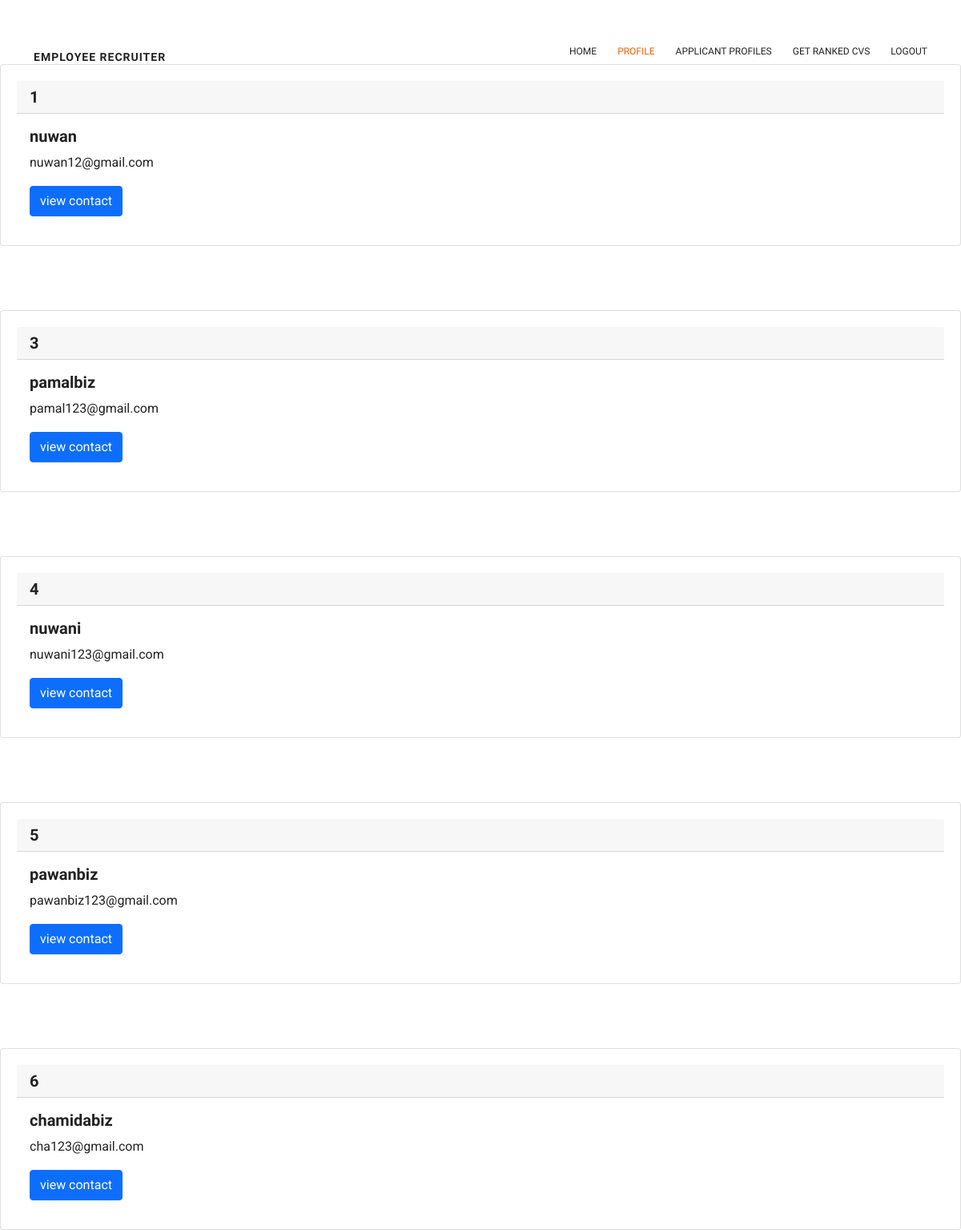
Page /profilecom on the committed database.
### app.py (models this page shows)
class Company(UserMixin, db.Model):
    id = db.Column(db.Integer, primary_key=True)
    companyname = db.Column(db.String(50),unique=True)
    companyemail = db.Column(db.String(50),unique=True)
    password = db.Column(db.String(80))

### app.py (the view)
@app.route('/profilecom', methods=['GET', 'POST'])
def profilecom():
    cusers = Company.query.all()
    return render_template('cprofile.html',cusers=cusers)

### templates/cprofile.html (shortened to what this page needs)
{% extends "base.html"%}
{%block content%}
<header class="header-content">
  <nav class="navbar navbar-expand-lg navbar-light">
     <div class="container">
      <a class="navbar-brand logo" href="#">Employee recruiter</a>
        <div class="collapse navbar-collapse" id="navbarCollapse">
           <ul class="navbar-nav main">
              <li class="nav-item">
                 <a href="{{ url_for('index') }}" class="nav-link">Home</a>
              </li>
              <li class="nav-item">
               <a href="{{ url_for('Myprofile') }}" class="nav-link active">profile</a>
            </li>
          <li class="nav-item">
           <a href="{{ url_for('profiles') }}" class="nav-link"> Applicant Profiles</a>
        </li>
        <li class="nav-item">
          <a href="{{ url_for('cv') }}" class="nav-link ">GET Ranked Cvs</a>
       </li>
       <li class="nav-item">
        <a href="{{ url_for('logout') }}" class="nav-link">Logout</a>
     </li>
       </ul>
        </div>
     </div>
  </nav>
</header>
{% for cuser in cusers%}
<div class="card" style="margin-top:80px; padding:20px;">
  <h5 class="card-header">{{cuser.id}}</h5>
  <div class="card-body">
    <h5 class="card-title">{{cuser.companyname}}</h5>
    <p class="card-text">{{cuser.companyemail}}</p>
    <a href="#" class="btn btn-primary"> view contact</a>
  </div>
</div>
{%endfor%}
{% endblock %}

### static/css/style.css (style rules this page uses)
* { -webkit-box-sizing: border-box; -moz-box-sizing: border-box; -ms-box-sizing: border-box; -o-box-sizing: border-box; box-sizing: border-box; }
html { width: 100%; height: 100%; overflow: scroll; }
.navbar-nav { margin-left: auto; }
body { font-size: 16px; font-weight: normal !important; font-family: "Roboto", sans-serif; line-height: 26px; color: #222; }
a { border: none; text-decoration: none; -webkit-transition: all 300ms ease-in-out; -moz-transition: all 300ms ease-in-out; -ms-transition: all 300ms ease-in-out; -o-transition: all 300ms ease-in-out; transition: all 300ms ease-in-out; }
h1, h2, h3, h4, h5, h6 { color: #222; font-weight: bold; font-family: "Raleway", sans-serif; }
ul, li { list-style: none; margin: 0px; padding: 0px; }
header.header-content { position: absolute; width: 100%; padding-top: 30px; padding-bottom: 20px; top: 0; z-index: 999; }
nav .navbar-brand.logo { color: #fff; text-transform: uppercase; letter-spacing: 1px; font-size: 14px; padding-top: 20px; font-weight: 600; font-family: "Raleway", sans-serif; }
nav.navbar .nav-item { padding: 0 13px 0 13px; font-family: "Raleway", sans-serif; color: #fff; }
nav.navbar ul.navbar-nav li.nav-item a.nav-link { font-size: 12px; font-weight: 500; color: #fff; padding: 0; position: relative; text-transform: uppercase; }
nav.navbar ul.navbar-nav li.nav-item a.active { color: #ef6108; }
nav.navbar .nav-item:first-child { padding-left: 0; }
nav.navbar .nav-item:last-child { padding-right: 0; }

### templates/cprofile.html (style rules this page uses)
nav .navbar-brand.logo { color: #222; }
nav.navbar ul.navbar-nav li.nav-item a.active { color: #ef6108 !important; }
nav.navbar .nav-item { padding: 0 13px 0 13px; font-family: "Raleway", sans-serif; color: #222; }
nav.navbar ul.navbar-nav li.nav-item a.nav-link { font-size: 12px; font-weight: 500; color: #222; padding: 0; position: relative; text-transform: uppercase; }

### rows in the picture
Company: id "1", companyname "nuwan", companyemail "nuwan12@gmail.com"
Company: id "3", companyname "pamalbiz", companyemail "pamal123@gmail.com"
Company: id "4", companyname "nuwani", companyemail "nuwani123@gmail.com"
Company: id "5", companyname "pawanbiz", companyemail "pawanbiz123@gmail.com"
Company: id "6", companyname "chamidabiz", companyemail "cha123@gmail.com"
